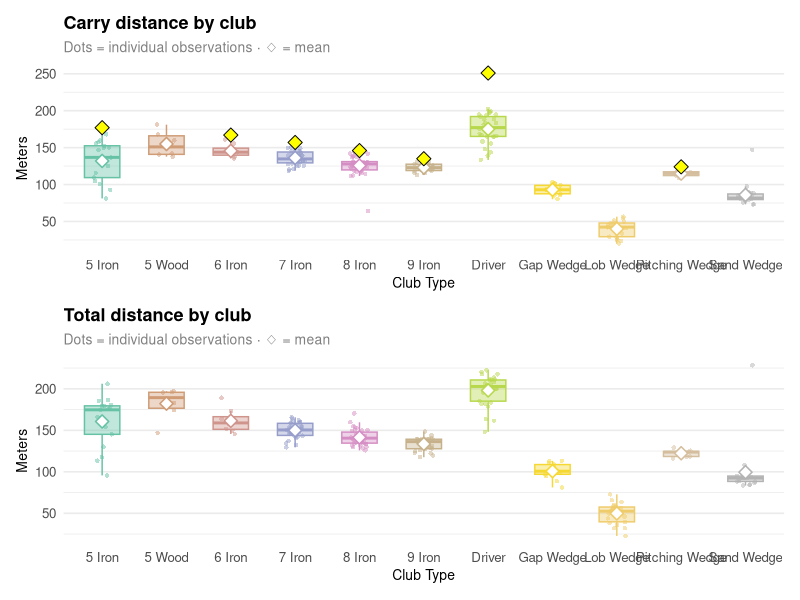
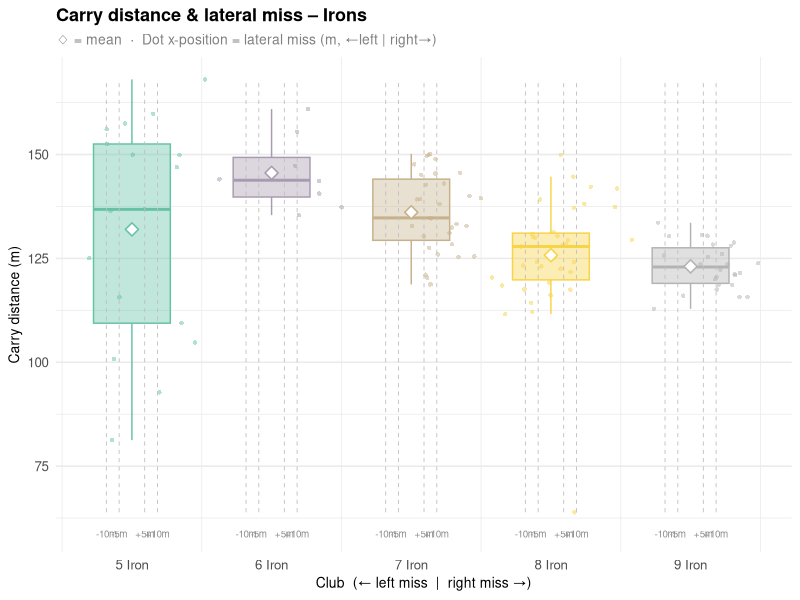
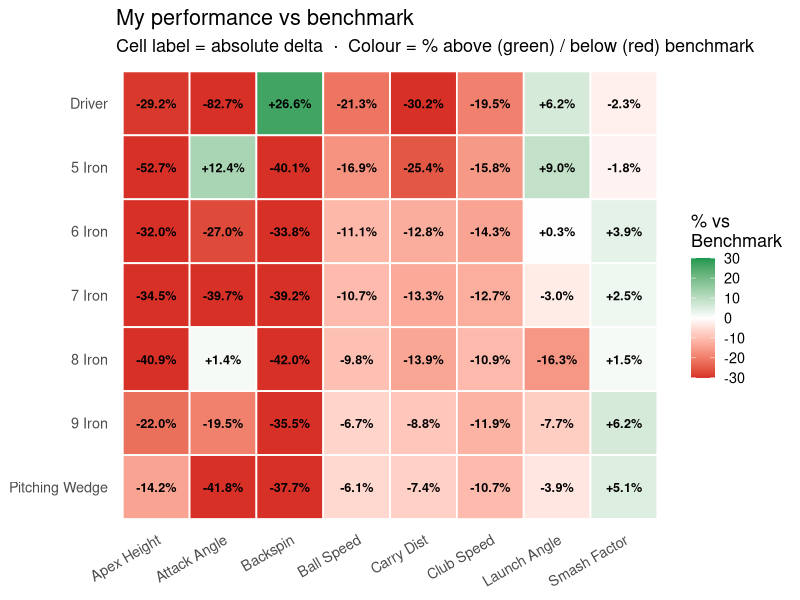
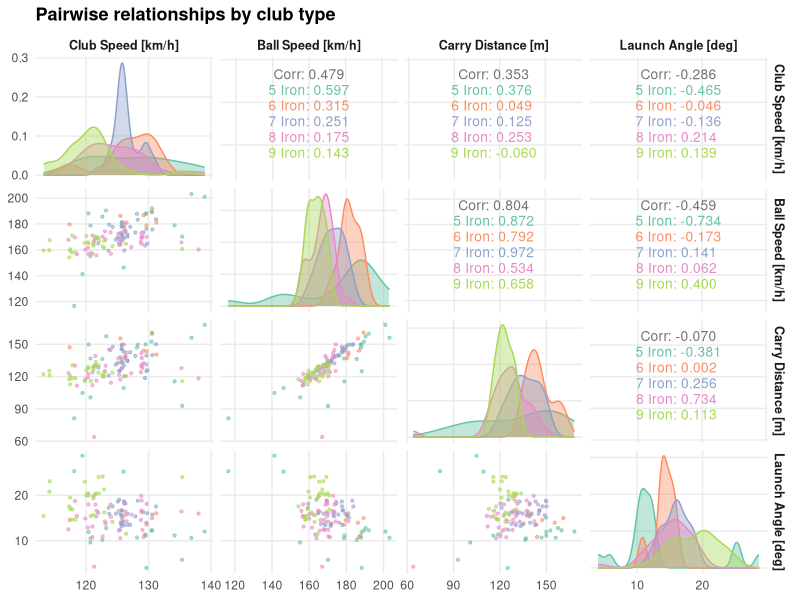
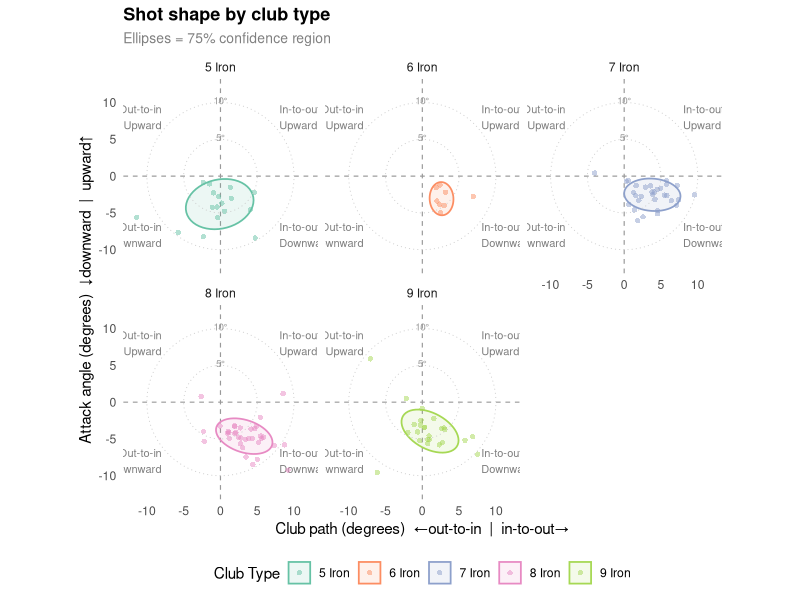
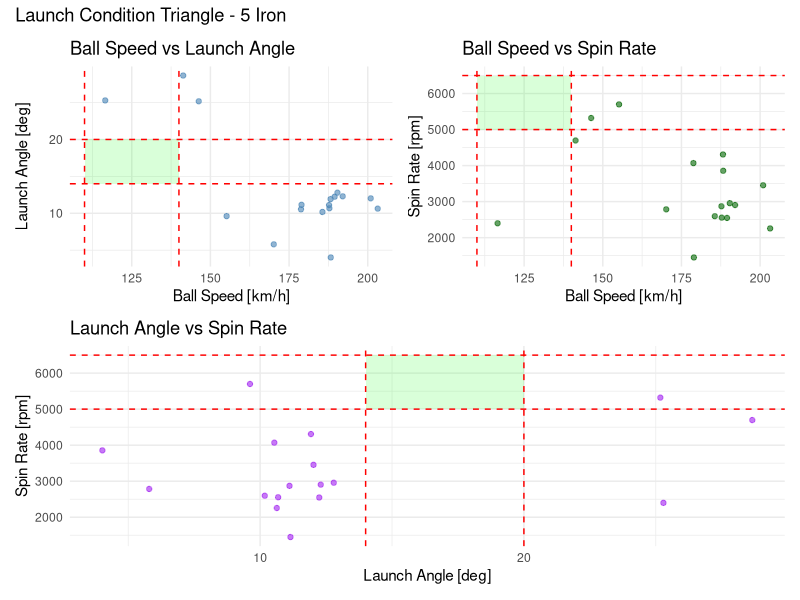
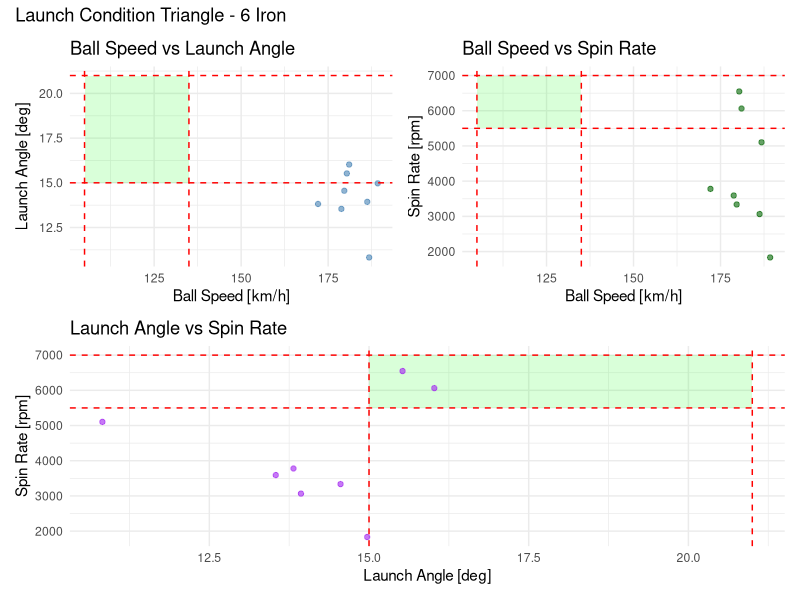
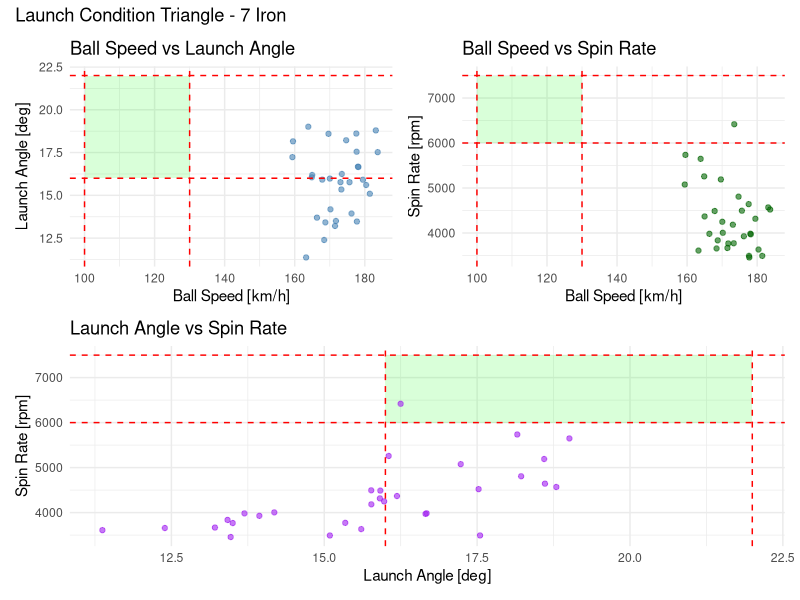

Write the R code that produced these figures, in order.
library(readxl)
library(tidyverse)
library(dplyr)
library(tidyr)
library(patchwork)
library(ggplot2)
library(GGally)
library(patchwork)


make_boxplot <- function(
    data,
    x_var,
    y_var,
    title        = NULL,
    subtitle     = NULL,
    x_label      = x_var,
    y_label      = y_var,
    palette      = "Set2",
    show_mean    = TRUE,
    show_points  = TRUE,
    jitter_width = 0.15,
    point_alpha  = 0.5,
    flip         = FALSE,
    benchmark    = NULL,
    jitter_mode      = "random",  # "random" | "offline"
    offline_var      = NULL,      # column with lateral miss (m), required for jitter_mode = "offline"
    offline_ref_dist = c(5, 10)   # reference distances (m) to label on the offline axis
) {
  if (jitter_mode == "offline" && is.null(offline_var))
    stop("offline_var must be provided when jitter_mode = 'offline'")

  # -------------------------
  # OFFLINE MODE: numeric group positions + lateral offset
  # -------------------------
  if (jitter_mode == "offline") {
    club_levels  <- sort(unique(data[[x_var]]))
    n_groups     <- length(club_levels)
    # scale so the 90th-percentile miss fills ~40% of the space between clubs
    scale_factor <- 0.4 / quantile(abs(data[[offline_var]]), 0.90, na.rm = TRUE)

    data$.group_pos <- as.numeric(factor(data[[x_var]], levels = club_levels))
    data$.x_pos     <- data$.group_pos + data[[offline_var]] * scale_factor

    if (is.null(subtitle))
      subtitle <- paste0(
        if (show_mean) "\u25c7 = mean  \u00b7  " else "",
        "Dot x-position = lateral miss (m, \u2190left | right\u2192)"
      )

    pal <- colorRampPalette(RColorBrewer::brewer.pal(8, palette))(n_groups)
    names(pal) <- club_levels

    p <- ggplot(data, aes(
      x     = .group_pos,
      y     = .data[[y_var]],
      fill  = .data[[x_var]],
      color = .data[[x_var]],
      group = .data[[x_var]]
    )) +
      geom_boxplot(
        alpha         = 0.4,
        outlier.shape = NA,
        width         = 0.55,
        linewidth     = 0.5
      )

    if (show_points) {
      p <- p + geom_point(
        aes(x = .x_pos),
        size  = 1.2,
        alpha = point_alpha,
        shape = 16
      )
    }

    if (show_mean) {
      p <- p + stat_summary(
        fun    = mean,
        geom   = "point",
        shape  = 23,
        size   = 3,
        fill   = "white",
        stroke = 0.8
      )
    }

    if (!is.null(benchmark)) {
      if (is.list(benchmark) && !is.data.frame(benchmark)) benchmark <- as.data.frame(benchmark)
      benchmark <- benchmark[benchmark[[x_var]] %in% club_levels, , drop = FALSE]
      if (nrow(benchmark) > 0) {
        benchmark$.group_pos <- as.numeric(factor(benchmark[[x_var]], levels = club_levels))
        p <- p + geom_point(
          data        = benchmark,
          aes(x = .group_pos, y = .data[[y_var]]),
          inherit.aes = FALSE,
          shape = 23, size = 3.5, fill = "yellow", color = "black"
        )
      }
    }

    # Reference distance markers on the offline axis
    if (length(offline_ref_dist) > 0) {
      y_min  <- min(data[[y_var]], na.rm = TRUE)
      y_max  <- max(data[[y_var]], na.rm = TRUE)
      y_span <- y_max - y_min

      ref_df <- do.call(rbind, lapply(seq_len(n_groups), function(g) {
        do.call(rbind, lapply(offline_ref_dist, function(d) {
          rbind(
            data.frame(x = g + d * scale_factor, xend = g + d * scale_factor,
                       y = y_min, yend = y_max,
                       lx = g + d * scale_factor, ly = y_min - y_span * 0.04,
                       label = paste0("+", d, "m")),
            data.frame(x = g - d * scale_factor, xend = g - d * scale_factor,
                       y = y_min, yend = y_max,
                       lx = g - d * scale_factor, ly = y_min - y_span * 0.04,
                       label = paste0("-", d, "m"))
          )
        }))
      }))

      p <- p +
        geom_segment(
          data        = ref_df,
          aes(x = x, xend = xend, y = y, yend = yend),
          inherit.aes = FALSE,
          color       = "grey75",
          linewidth   = 0.3,
          linetype    = "dashed"
        ) +
        geom_text(
          data        = ref_df,
          aes(x = lx, y = ly, label = label),
          inherit.aes = FALSE,
          size        = 2.5,
          color       = "grey55",
          vjust       = 1
        )
    }

    p <- p +
      scale_x_continuous(breaks = seq_len(n_groups), labels = club_levels) +
      scale_fill_manual(values  = pal, guide = "none") +
      scale_color_manual(values = pal, guide = "none") +
      theme_minimal(base_size = 12) +
      theme(
        plot.title         = element_text(face = "bold", size = 13),
        plot.subtitle      = element_text(color = "grey50", size = 10),
        axis.title         = element_text(size = 10),
        panel.grid.major.x = element_blank()
      ) +
      labs(title = title, subtitle = subtitle, x = x_label, y = y_label)

    if (flip) p <- p + coord_flip()
    return(p)
  }

  # -------------------------
  # RANDOM JITTER MODE (original behaviour)
  # -------------------------
  if (is.null(subtitle)) {
    parts <- character(0)
    if (show_points) parts <- c(parts, "Dots = individual observations")
    if (show_mean)   parts <- c(parts, "\u25c7 = mean")
    subtitle <- if (length(parts)) paste(parts, collapse = " \u00b7 ") else NULL
  }

  p <- ggplot(data, aes(
    x     = .data[[x_var]],
    y     = .data[[y_var]],
    fill  = .data[[x_var]],
    color = .data[[x_var]]
  )) +
    geom_boxplot(
      alpha         = 0.4,
      outlier.shape = NA,
      width         = 0.55,
      linewidth     = 0.5
    )

  if (show_points) {
    p <- p + geom_jitter(
      width = jitter_width,
      size  = 1.2,
      alpha = point_alpha,
      shape = 16
    )
  }

  if (show_mean) {
    p <- p + stat_summary(
      fun    = mean,
      geom   = "point",
      shape  = 23,
      size   = 3,
      fill   = "white",
      stroke = 0.8
    )
  }

  # -------------------------
  # BENCHMARK LAYER (filtered)
  # -------------------------
  if (!is.null(benchmark)) {

    if (is.list(benchmark) && !is.data.frame(benchmark)) benchmark <- as.data.frame(benchmark)

    benchmark <- benchmark[
      benchmark[[x_var]] %in% unique(data[[x_var]]),
      , drop = FALSE
    ]

    if (nrow(benchmark) > 0) {
      p <- p +
        geom_point(
          data = benchmark,
          aes(x = .data[[x_var]], y = .data[[y_var]]),
          inherit.aes = FALSE,
          shape = 23, size = 3.5, fill = "yellow", color = "black"
        )
    }
  }

  # -------------------------
  # STYLING
  # -------------------------
  n_groups <- length(unique(data[[x_var]]))
  pal <- colorRampPalette(RColorBrewer::brewer.pal(8, palette))(n_groups)

  p <- p +
    scale_fill_manual(values = pal, guide = "none") +
    scale_color_manual(values = pal, guide = "none") +
    theme_minimal(base_size = 12) +
    theme(
      plot.title         = element_text(face = "bold", size = 13),
      plot.subtitle      = element_text(color = "grey50", size = 10),
      axis.title         = element_text(size = 10),
      panel.grid.major.x = element_blank()
    ) +
    labs(title = title, subtitle = subtitle, x = x_label, y = y_label)

  if (flip) p <- p + coord_flip()

  p
}


pairwise_plot <- function(
    data,
    columns,
    group_var    = NULL,
    title        = "Pairwise relationships",
    palette      = "Set2",
    upper        = "cor",
    lower        = "points",
    diag         = "densityDiag",
    point_size   = 0.8,
    point_alpha  = 0.6,
    legend_pos   = "bottom"
) {
  # Build mapping: add colour only if group_var is supplied
  mapping <- if (!is.null(group_var)) {
    aes(color = .data[[group_var]], fill = .data[[group_var]], alpha = point_alpha)
  } else {
    aes(alpha = point_alpha)
  }
  
  p <- ggpairs(
    data    = data,
    columns = columns,
    mapping = mapping,
    upper   = list(continuous = wrap(upper, size = 3.5, stars = FALSE)),
    lower   = list(continuous = wrap(lower, size = point_size)),
    diag    = list(continuous = wrap(diag,  alpha = 0.4))
  )
  
  # Apply colour scales only when grouping
  if (!is.null(group_var)) {
    p <- p +
      scale_color_brewer(palette = palette, name = group_var) +
      scale_fill_brewer(palette  = palette, name = group_var)
  }
  
  p +
    theme_minimal(base_size = 11) +
    theme(
      plot.title       = element_text(face = "bold", size = 13),
      strip.text       = element_text(size = 9, face = "bold"),
      legend.position  = legend_pos,
      panel.grid.minor = element_blank()
    ) +
    labs(title = title)
}


shot_shape_rose <- function(
    data,
    club_path,
    attack_angle,
    group_var      = NULL,
    title          = "Shot shape rose",
    palette        = "Set2",
    ellipse        = TRUE,
    facet          = FALSE,
    ellipse_level  = 0.75
) {
  mapping <- if (!is.null(group_var)) {
    aes(
      x     = .data[[club_path]],
      y     = .data[[attack_angle]],
      color = .data[[group_var]],
      fill  = .data[[group_var]]
    )
  } else {
    aes(
      x = .data[[club_path]],
      y = .data[[attack_angle]]
    )
  }
  
  p <- ggplot(data, mapping) +
    
    # Reference lines — zero axes
    geom_hline(yintercept = 0, linewidth = 0.4, linetype = "dashed", color = "grey60") +
    geom_vline(xintercept = 0, linewidth = 0.4, linetype = "dashed", color = "grey60") +
    
    # Quadrant labels
    annotate("text", x =  8, y =  8, label = "In-to-out\nUpward",   size = 2.8, color = "grey50", hjust = 0) +
    annotate("text", x = -8, y =  8, label = "Out-to-in\nUpward",   size = 2.8, color = "grey50", hjust = 1) +
    annotate("text", x =  8, y = -8, label = "In-to-out\nDownward", size = 2.8, color = "grey50", hjust = 0) +
    annotate("text", x = -8, y = -8, label = "Out-to-in\nDownward", size = 2.8, color = "grey50", hjust = 1) +
    
    # Individual shots
    geom_point(size = 1.5, alpha = 0.5, shape = 16)
  
  # Confidence ellipses
  if (ellipse) {
    p <- p + stat_ellipse(
      geom  = "polygon",
      level = ellipse_level,
      alpha = 0.12,
      linewidth = 0.6
    )
  }
  
  # Polar coordinates — note: coord_polar maps x to angle, y to radius,
  # but for a shot shape plot we want a standard Cartesian feel with
  # circular grid lines, so we use coord_fixed() + circular reference rings
  p <- p +
    # Circular reference rings at 5 and 10 degrees radius
    annotate("path",
             x = 5 * cos(seq(0, 2 * pi, length.out = 200)),
             y = 5 * sin(seq(0, 2 * pi, length.out = 200)),
             color = "grey80", linewidth = 0.3, linetype = "dotted"
    ) +
    annotate("path",
             x = 10 * cos(seq(0, 2 * pi, length.out = 200)),
             y = 10 * sin(seq(0, 2 * pi, length.out = 200)),
             color = "grey80", linewidth = 0.3, linetype = "dotted"
    ) +
    annotate("text", x = 0, y =  5.3, label = "5°",  size = 2.5, color = "grey60") +
    annotate("text", x = 0, y = 10.3, label = "10°", size = 2.5, color = "grey60") +
    
    coord_fixed(xlim = c(-12, 12), ylim = c(-12, 12)) +
    theme_minimal(base_size = 11) +
    theme(
      plot.title        = element_text(face = "bold", size = 13),
      plot.subtitle     = element_text(color = "grey50", size = 10),
      panel.grid        = element_blank(),
      axis.ticks        = element_blank(),
      legend.position   = "bottom"
    ) +
    labs(
      title    = title,
      subtitle = paste0("Ellipses = ", ellipse_level * 100, "% confidence region"),
      x        = "Club path (degrees)  ←out-to-in  |  in-to-out→",
      y        = "Attack angle (degrees)  ↓downward  |  upward↑",
      color    = group_var,
      fill     = group_var
    )
  
  if (!is.null(group_var)) {
    p <- p +
      scale_color_brewer(palette = palette) +
      scale_fill_brewer(palette  = palette)
  }
  
  if (facet && !is.null(group_var)) {
    p <- p + facet_wrap(vars(.data[[group_var]]))
  }
  
  p
}


launch_condition_triangle <- function(data, club_type, windows_lookup) {
  
  library(ggplot2)
  library(patchwork)
  library(dplyr)
  
  # Get windows for selected club
  windows <- windows_lookup[[club_type]]
  
  if (is.null(windows)) {
    stop(paste("No launch windows defined for", club_type))
  }
  
  club_data <- data %>%
    filter(`Club Type` == club_type)
  
  p1 <- ggplot(club_data, aes(x = `Ball Speed [km/h]`, y = `Launch Angle [deg]`)) +
    annotate("rect",
             xmin = windows$speed[1], xmax = windows$speed[2],
             ymin = windows$launch[1], ymax = windows$launch[2],
             alpha = 0.15, fill = "green") +
    geom_point(alpha = 0.6, color = "steelblue") +
    geom_vline(xintercept = windows$speed, linetype = "dashed", color = "red") +
    geom_hline(yintercept = windows$launch, linetype = "dashed", color = "red") +
    theme_minimal() +
    labs(title = "Ball Speed vs Launch Angle")
  
  p2 <- ggplot(club_data, aes(x = `Ball Speed [km/h]`, y = `Spin Rate [rpm]`)) +
    annotate("rect",
             xmin = windows$speed[1], xmax = windows$speed[2],
             ymin = windows$spin[1], ymax = windows$spin[2],
             alpha = 0.15, fill = "green") +
    geom_point(alpha = 0.6, color = "darkgreen") +
    geom_vline(xintercept = windows$speed, linetype = "dashed", color = "red") +
    geom_hline(yintercept = windows$spin, linetype = "dashed", color = "red") +
    theme_minimal() +
    labs(title = "Ball Speed vs Spin Rate")
  
  p3 <- ggplot(club_data, aes(x = `Launch Angle [deg]`, y = `Spin Rate [rpm]`)) +
    annotate("rect",
             xmin = windows$launch[1], xmax = windows$launch[2],
             ymin = windows$spin[1], ymax = windows$spin[2],
             alpha = 0.15, fill = "green") +
    geom_point(alpha = 0.6, color = "purple") +
    geom_vline(xintercept = windows$launch, linetype = "dashed", color = "red") +
    geom_hline(yintercept = windows$spin, linetype = "dashed", color = "red") +
    theme_minimal() +
    labs(title = "Launch Angle vs Spin Rate")
  
  (p1 | p2) / p3 +
    plot_annotation(title = paste("Launch Condition Triangle -", club_type))
}


# ------------------------------
#              MAIN
# ------------------------------


# 1. Data stuff

# 1a. loading
setwd("C:/Users/michi/anaconda_projects/Golf-Analytics/")

training <- read_excel(
  "data.xlsx",
  sheet = "Michiel",
  range = "A1:AF300"
)

benchmarkData <- read_excel(
  "data.xlsx",
  sheet = "Benchmark",
  range = "A1:J13"
)

club_order <- c("Driver", "3 Wood", "5 Wood", "7 Wood",
                "5 Iron", "6 Iron", "7 Iron", "8 Iron", "9 Iron",
                "Gap Wedge", "Pitching Wedge", "Sand Wedge", "Lob Wedge")


# 1b. cleaning

garminData <- as.data.frame(training) %>%
  filter(!if_all(everything(), is.na)) %>%
  arrange(factor(`Club Type`, levels = club_order))

garminData["Roll Distance [m]"] <- garminData$`Total Distance [m]` - garminData$`Carry Distance [m]`

irons = c("5 Iron", "6 Iron", "7 Iron", "8 Iron", "9 Iron")
ironData <- garminData %>%
  filter(`Club Type` %in% irons)

wedges <- c("Gap Wedge", "Lob Wedge", "Pitching Wedge", "Sand Wedge")
wedgeData <- garminData %>%
  filter(`Club Type` %in% wedges)

woods <- c("Driver", "3 Wood", "5 Wood", "7 Wood")
woodData <- garminData %>%
  filter(`Club Type` %in% woods)


# 1. BOXPLOT

# 1a. Distances vs Benchamrk

p1 <- make_boxplot(garminData, "Club Type", "Carry Distance [m]",
                   title = "Carry distance by club", y_label = "Meters", benchmark = benchmarkData)
p2 <- make_boxplot(garminData, "Club Type", "Total Distance [m]",
                   title = "Total distance by club", y_label = "Meters")
p1 / p2

ggsave("graphs/boxplot_distance_by_club.png", plot = p1 / p2, width = 16, height = 10)

# 1b. 2D offline mode (carry distance vs lateral miss)

make_boxplot(
  data        = ironData,
  x_var       = "Club Type",
  y_var       = "Carry Distance [m]",
  offline_var = "Carry Deviation Distance [m]",
  jitter_mode = "offline",
  title       = "Carry distance & lateral miss – Irons",
  y_label     = "Carry distance (m)",
  x_label     = "Club  (\u2190 left miss  |  right miss \u2192)"
)

# 2. Tables

# 2a. Mean values versus Benchmark

meansPivot <- garminData %>%
  group_by(`Club Type`) %>%
  summarise(
    `Club Speed [km/h]`  = mean(`Club Speed [km/h]`,  na.rm = TRUE),
    `Attack Angle [deg]` = mean(`Attack Angle [deg]`, na.rm = TRUE),
    `Ball Speed [km/h]`  = mean(`Ball Speed [km/h]`,  na.rm = TRUE),
    `Smash Factor`       = mean(`Smash Factor`,        na.rm = TRUE),
    `Launch Angle [deg]` = mean(`Launch Angle [deg]`, na.rm = TRUE),
    `Backspin [rpm]`     = mean(`Backspin [rpm]`,     na.rm = TRUE),
    `Apex Height [m]`    = mean(`Apex Height [m]`,    na.rm = TRUE),
    `Carry Distance [m]` = mean(`Carry Distance [m]`, na.rm = TRUE)
  )

# ── 2a. Join my means with benchmark ─────────────────────────────────────────

my_long <- meansPivot %>%
  pivot_longer(-`Club Type`, names_to = "Metric", values_to = "You")

bm_long <- benchmarkData %>%
  pivot_longer(-`Club Type`, names_to = "Metric", values_to = "Benchmark")

comparison <- my_long %>%
  inner_join(bm_long, by = c("Club Type", "Metric")) %>%
  mutate(
    Delta      = You - Benchmark,
    PctDiff    = (You - Benchmark) / Benchmark * 100,
    `Club Type` = factor(`Club Type`, levels = club_order)
  ) %>%
  arrange(`Club Type`, Metric)

# ── 2b. Formatted comparison table ───────────────────────────────────────────

comparison_table <- comparison %>%
  mutate(
    You       = round(You, 1),
    Benchmark = round(Benchmark, 1),
    Delta     = round(Delta, 1),
    PctDiff   = paste0(round(PctDiff, 1), "%")
  ) %>%
  rename(`% Diff` = PctDiff, `Δ` = Delta)

print(comparison_table, n = Inf)

# ── 2c. Heatmap: % vs benchmark per club × metric ─────────────────────────────

metric_labels <- c(
  "Club Speed [km/h]"  = "Club Speed",
  "Ball Speed [km/h]"  = "Ball Speed",
  "Carry Distance [m]" = "Carry Dist",
  "Launch Angle [deg]" = "Launch Angle",
  "Attack Angle [deg]" = "Attack Angle",
  "Smash Factor"       = "Smash Factor",
  "Backspin [rpm]"     = "Backspin",
  "Apex Height [m]"    = "Apex Height"
)

heatmap_data <- comparison %>%
  mutate(
    MetricShort = metric_labels[Metric],
    MetricShort = ifelse(is.na(MetricShort), Metric, MetricShort),
    label       = sprintf("%+.1f%%", PctDiff)
  )

p_heatmap <- ggplot(
  heatmap_data,
  aes(x = MetricShort, y = fct_rev(`Club Type`), fill = PctDiff)
) +
  geom_tile(color = "white", linewidth = 0.6) +
  geom_text(aes(label = label), size = 3.2, fontface = "bold") +
  scale_fill_gradient2(
    low      = "#d73027",
    mid      = "white",
    high     = "#1a9850",
    midpoint = 0,
    limits   = c(-30, 30),
    oob      = scales::squish,
    name     = "% vs\nBenchmark"
  ) +
  labs(
    title    = "My performance vs benchmark",
    subtitle = "Cell label = absolute delta  ·  Colour = % above (green) / below (red) benchmark",
    x        = NULL,
    y        = NULL
  ) +
  theme_minimal(base_size = 13) +
  theme(
    axis.text.x     = element_text(angle = 30, hjust = 1),
    panel.grid      = element_blank(),
    legend.position = "right"
  )

p_heatmap

ggsave("graphs/heatmap_vs_benchmark.png", p_heatmap, width = 12, height = 8)



# PAIRWISE PLOT

distance_vars <- c(
  "Club Speed [km/h]",
  "Ball Speed [km/h]",
  "Carry Distance [m]",
  "Launch Angle [deg]"
)
names(garminData)

pairwise_plot(
  data      = ironData,
  columns   = distance_vars,
  group_var = "Club Type",
  title     = "Pairwise relationships by club type"
)

# SHOT SHAPE ROSE

shot_shape_rose(
  data         = ironData,
  club_path    = "Club Path [deg]",
  attack_angle = "Attack Angle [deg]",
  group_var    = "Club Type",
  title        = "Shot shape by club type",
  facet = TRUE
)


#Launch Condition Triangle

club_windows <- list(
  
  "Driver" = list(
    speed  = c(140, 180),   # km/h
    launch = c(10, 16),     # deg
    spin   = c(1800, 3000)  # rpm
  ),
  
  "3 Wood" = list(
    speed  = c(130, 165),
    launch = c(11, 17),
    spin   = c(2500, 3500)
  ),
  
  "5 Wood" = list(
    speed  = c(125, 155),
    launch = c(12, 18),
    spin   = c(3000, 4200)
  ),
  
  "7 Wood" = list(
    speed  = c(120, 150),
    launch = c(13, 19),
    spin   = c(3500, 4800)
  ),
  
  "Hybrid" = list(
    speed  = c(115, 145),
    launch = c(14, 20),
    spin   = c(3500, 5000)
  ),
  
  "3 Iron" = list(
    speed  = c(120, 150),
    launch = c(12, 18),
    spin   = c(4000, 5500)
  ),
  
  "4 Iron" = list(
    speed  = c(115, 145),
    launch = c(13, 19),
    spin   = c(4500, 6000)
  ),
  
  "5 Iron" = list(
    speed  = c(110, 140),
    launch = c(14, 20),
    spin   = c(5000, 6500)
  ),
  
  "6 Iron" = list(
    speed  = c(105, 135),
    launch = c(15, 21),
    spin   = c(5500, 7000)
  ),
  
  "7 Iron" = list(
    speed  = c(100, 130),
    launch = c(16, 22),
    spin   = c(6000, 7500)
  ),
  
  "8 Iron" = list(
    speed  = c(95, 125),
    launch = c(18, 24),
    spin   = c(6500, 8200)
  ),
  
  "9 Iron" = list(
    speed  = c(90, 115),
    launch = c(20, 26),
    spin   = c(7000, 8500)
  ),
  
  "Pitching Wedge" = list(
    speed  = c(85, 110),
    launch = c(24, 32),
    spin   = c(8000, 10000)
  ),
  
  "Gap Wedge" = list(
    speed  = c(80, 105),
    launch = c(26, 34),
    spin   = c(9000, 11000)
  ),
  
  "Sand Wedge" = list(
    speed  = c(75, 100),
    launch = c(28, 36),
    spin   = c(10000, 12000)
  ),
  
  "Lob Wedge" = list(
    speed  = c(70, 95),
    launch = c(30, 40),
    spin   = c(11000, 13000)
  )
)

plots <- lapply(names(club_windows), function(club) {
  launch_condition_triangle(ironData, club, club_windows)
})

clubs_in_data <- intersect(unique(ironData$`Club Type`), names(club_windows))

for (club in clubs_in_data) {
  print(launch_condition_triangle(ironData, club, club_windows))
}
